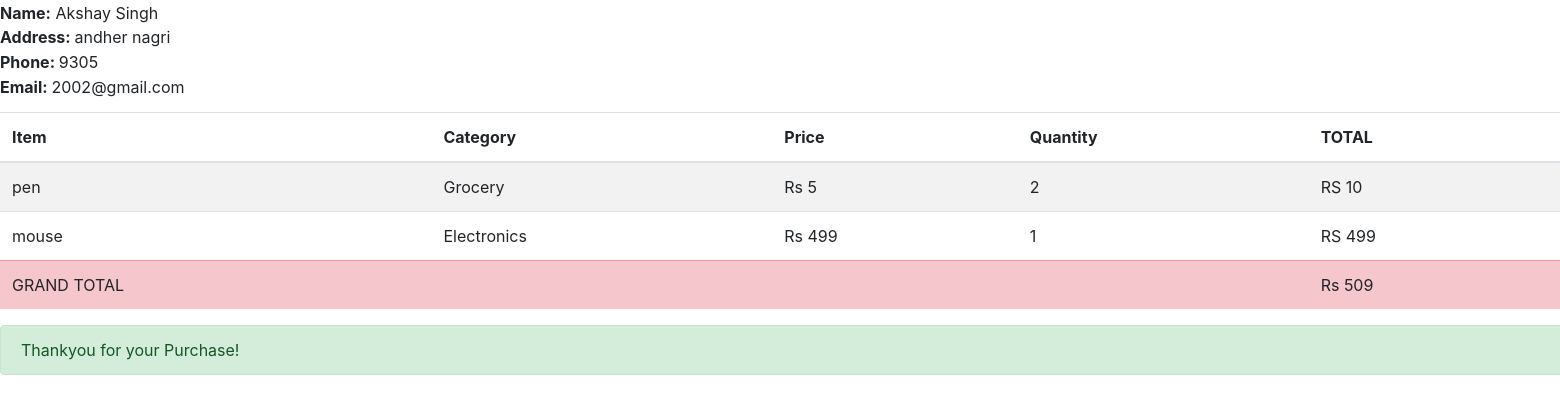
The app's page /generate_bill/3 with its own data.
### home/models.py (models this page shows, shortened)
class invoice_details(models.Model):
    id = models.BigAutoField(primary_key=True)
    d_name = models.CharField(max_length=40)
    d_email = models.CharField(max_length=40)
    d_phone = models.IntegerField()
    d_address = models.CharField(max_length=50)
    d_items = models.TextField()
    d_catagoried = models.TextField()
    d_prices = models.TextField()
    d_quantities = models.TextField()

### home/views.py (the view)
# urls.py: path('generate_bill/<int:id>', views.generate_invoice,name='all_details'),
def generate_invoice(request,id):
    query = invoice_details.objects.get(id=id)
    items = json.loads(query.d_items)
    catagories = json.loads(query.d_catagoried)
    prices = json.loads(query.d_prices)
    quantity = json.loads(query.d_quantities)
    new_context={
        "id" : query.id,
        "d_name" : query.d_name,
        "d_email" : query.d_email,
        "d_phone" : query.d_phone,
        "d_address" : query.d_address,
    }
    temp = []
    total = 0
    for i in range(len(items)):
        temp.append({"item":items[i],"catagory":catagories[i],"price":prices[i],"quantity":quantity[i],"total":prices[i]*quantity[i]})
        total += prices[i]*quantity[i]
    new_context["data"] = temp
    new_context["g_total"] = total
    return render(request,"invoice.html",context=new_context)

### templates/invoice.html (shortened to what this page needs)
<!DOCTYPE html>
<html lang="en">
<head>
</head>
<body>
    <div>
        <p style="margin: 0.7px 0px;"><strong>Name:</strong> {{d_name}}</p>
        <p style="margin: 0.7px 0px;"><strong>Address: </strong>   {{d_address}}</p>
        <p style="margin: 0.7px 0px;"><strong>Phone: </strong>   {{d_phone}}</p>
        <p style="margin-top: 0.7px; margin-bottom: 13px;"><strong>Email: </strong>   {{d_email}}</p>
        <table class="table table-striped">
            <thead>
            <tr>
                <th>Item</th>
                <th>Category</th>
                <th>Price</th>
                <th>Quantity</th>
                <th>TOTAL</th>
            </tr>
        </thead>
        <tbody>
            {% for i in data %}
            <tr>
             <td>{{i.item}}</td>
             <td>{{i.catagory}}</td>
             <td>Rs {{i.price}}</td>
             <td>{{i.quantity}}</td>
             <td>RS {{i.total}}</td>
            </tr>
            {% endfor %}
            <tr class="table-danger">
                <td>GRAND TOTAL</td>
                <td></td>
                <td></td>
                <td></td>
                <td>Rs {{g_total}}</td>
            </tr>
        </tbody>
        </table>
        <div class="alert alert-success" role="alert" style="width: 300%;">
            Thankyou for your Purchase!
          </div>
</body>
</html>

### templates/invoice.html (style rules this page uses)
:root { --blue: #007bff; --indigo: #6610f2; --purple: #6f42c1; --pink: #e83e8c; --red: #dc3545; --orange: #fd7e14; --yellow: #ffc107; --green: #28a745; --teal: #20c997; --cyan: #17a2b8; --white: #fff; --gray: #6c757d; --gray-dark: #343a40; --primary: #007bff; --secondary: #6c757d; --success: #28a745; --info: #17a2b8; --warning: #ffc107; --danger: #dc3545; --light: #f8f9fa; --dark: #343a40; --breakpoint-xs: 0; --breakpoint-sm: 576px; --breakpoint-md: 768px; --breakpoint-lg: 992px; --breakpoint-xl: 1200px; --font-family-sans-serif: -apple-system, BlinkMacSystemFont, "Segoe UI", Roboto, "Helvetica Neue", Arial, "Noto Sans", sans-serif, "Apple Color Emoji", "Segoe UI Emoji", "Segoe UI Symbol", "Noto Color Emoji"; --font-family-monospace: SFMono-Regular, Menlo, Monaco, Consolas, "Liberation Mono", "Courier New", monospace; }
*, *::before, *::after { box-sizing: border-box; }
html { font-family: sans-serif; line-height: 1.15; -webkit-text-size-adjust: 100%; -webkit-tap-highlight-color: rgba(0, 0, 0, 0); }
body { margin: 0; font-family: -apple-system, BlinkMacSystemFont, "Segoe UI", Roboto, "Helvetica Neue", Arial, "Noto Sans", sans-serif, "Apple Color Emoji", "Segoe UI Emoji", "Segoe UI Symbol", "Noto Color Emoji"; font-size: 1rem; font-weight: 400; line-height: 1.5; color: #212529; text-align: left; background-color: #fff; }
p { margin-top: 0; margin-bottom: 1rem; }
b, strong { font-weight: bolder; }
table { border-collapse: collapse; }
th { text-align: inherit; }
.table { width: 100%; margin-bottom: 1rem; color: #212529; }
.table th, .table td { padding: 0.75rem; vertical-align: top; border-top: 1px solid #dee2e6; }
.table thead th { vertical-align: bottom; border-bottom: 2px solid #dee2e6; }
.table-striped tbody tr:nth-of-type(odd) { background-color: rgba(0, 0, 0, 0.05); }
.table-danger, .table-danger > th, .table-danger > td { background-color: #f5c6cb; }
.table-danger th, .table-danger td, .table-danger thead th, .table-danger tbody + tbody { border-color: #ed969e; }
.alert { position: relative; padding: 0.75rem 1.25rem; margin-bottom: 1rem; border: 1px solid transparent; border-radius: 0.25rem; }
.alert-success { color: #155724; background-color: #d4edda; border-color: #c3e6cb; }

### records on screen
invoice_details: d_name "Akshay Singh", d_address "andher nagri", d_email "2002@gmail.com"

### other values on screen
{{ d_phone }} "9305"
{{ i.item }} "pen" "mouse"
{{ i.catagory }} "Grocery" "Electronics"
{{ i.price }} "5" "499"
{{ i.quantity }} "2" "1"
{{ i.total }} "10" "499"
{{ g_total }} "509"
